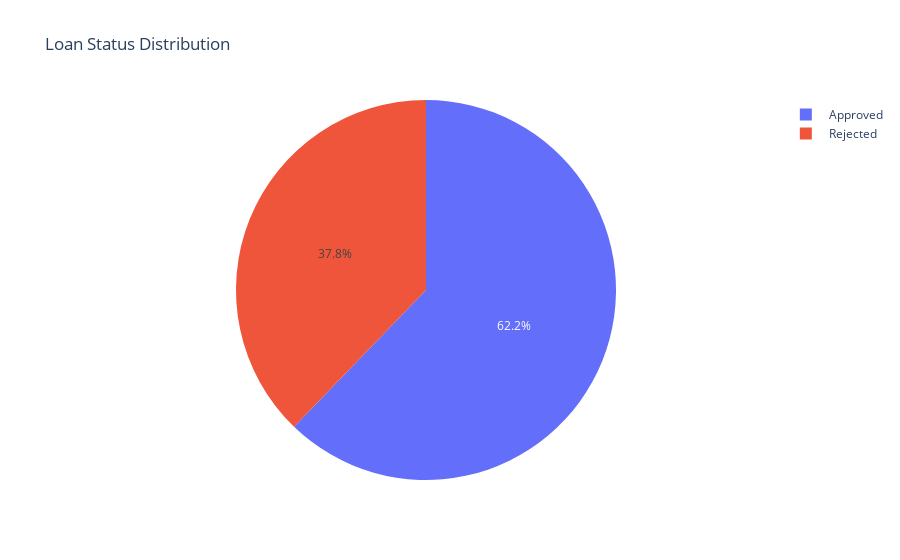

This figure's notebook cell:
### Code cell
# --- 2. Analyze the Target Variable: 'loan_status' ---
# .value_counts() counts the number of occurrences of each unique value.
print("\n--- Distribution of the Target Variable (loan_status) ---")
status_counts = df_full['loan_status'].value_counts()
print(status_counts)

# Visualize the distribution with a pie chart for clarity.
import plotly.express as px
fig = px.pie(
    status_counts, 
    values=status_counts.values, 
    names=status_counts.index, 
    title='Loan Status Distribution'
)
fig.show()

### Figure 1 — Plotly figure (JSON) as saved in the notebook; plotly's stock layout.template omitted (floating-point values rounded to 4 significant figures)
{"data": [{"domain": {"x": [0, 1], "y": [0, 1]}, "hovertemplate": "loan_status=%{label}<br>value=%{value}<extra></extra>", "labels": [" Approved", " Rejected"], "legendgroup": "", "name": "", "showlegend": true, "type": "pie", "values": [2656, 1613]}], "layout": {"legend": {"tracegroupgap": 0}, "title": {"text": "Loan Status Distribution"}}}
